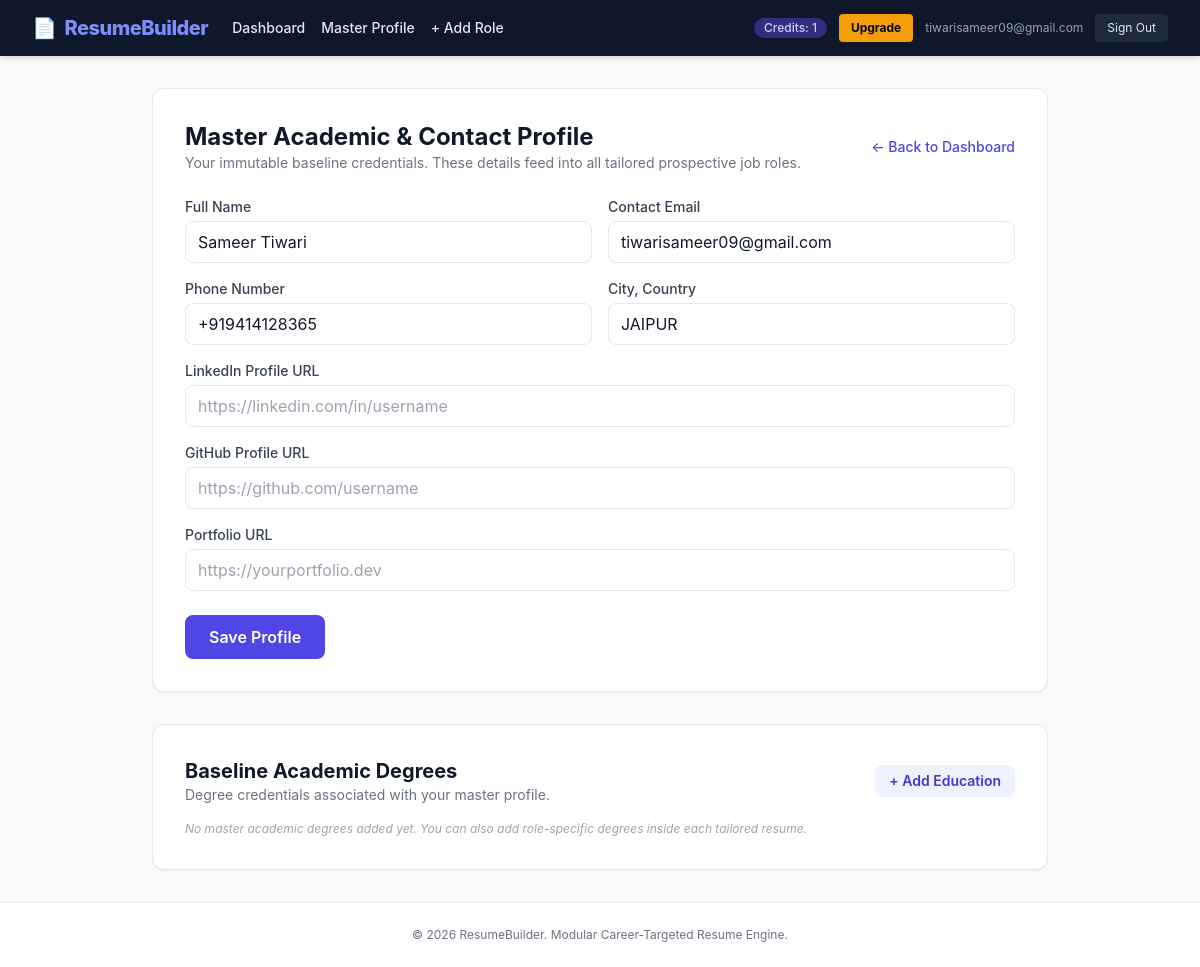
The app's page /profile/ (signed in) with its own data.
### app/models/user.py (models this page shows, shortened)
class User(UserMixin, db.Model):
    __tablename__ = "users"
    id = db.Column(db.Integer, primary_key=True)
    email = db.Column(db.String(120), unique=True, nullable=False, index=True)
    password_hash = db.Column(db.String(256), nullable=False)
    is_active = db.Column(db.Boolean, default=True)
    download_credits = db.Column(db.Integer, default=0)
    has_paid_access = db.Column(db.Boolean, default=False)
    created_at = db.Column(db.DateTime, default=datetime.utcnow)
    profile = db.relationship("MasterProfile", backref="user", uselist=False, cascade="all, delete-orphan")
    resumes = db.relationship("JobRoleResume", backref="user", cascade="all, delete-orphan")
    payments = db.relationship("Payment", backref="user", cascade="all, delete-orphan")
    @property
    def is_premium(self):
        return self.has_paid_access

### app/models/profile.py (models this page shows)
class MasterProfile(db.Model):
    __tablename__ = "master_profiles"
    id = db.Column(db.Integer, primary_key=True)
    user_id = db.Column(db.Integer, db.ForeignKey("users.id"), nullable=False, unique=True)
    full_name = db.Column(db.String(100), nullable=False)
    email = db.Column(db.String(120), nullable=False)
    phone = db.Column(db.String(20), nullable=True)
    location = db.Column(db.String(100), nullable=True)
    linkedin_url = db.Column(db.String(255), nullable=True)
    github_url = db.Column(db.String(255), nullable=True)
    portfolio_url = db.Column(db.String(255), nullable=True)
    educations = db.relationship("Education", backref="master_profile", cascade="all, delete-orphan", foreign_keys="Education.profile_id")

### app/routes/profile.py (the view)
@profile_bp.route("/")
@login_required
def view_profile():
    profile = current_user.profile
    if not profile:
        return redirect(url_for("profile.edit_profile"))
    return render_template("dashboard/edit_profile.html", profile=profile, form=BaseProfileForm(obj=profile))

### app/forms.py
class BaseProfileForm(FlaskForm):
    full_name = StringField("Full Name", validators=[DataRequired(), Length(max=100)])
    email = StringField("Contact Email", validators=[DataRequired(), Email()])
    phone = StringField("Phone Number", validators=[Optional(), Length(max=20)])
    location = StringField("City, Country", validators=[Optional(), Length(max=100)])
    linkedin_url = StringField("LinkedIn Profile URL", validators=[Optional()])
    github_url = StringField("GitHub Profile URL", validators=[Optional()])
    portfolio_url = StringField("Portfolio URL", validators=[Optional()])
    submit = SubmitField("Save Profile")

### app/models/__init__.py (called while the page is built)
@login_manager.user_loader
def load_user(user_id):
    return User.query.get(int(user_id))

### app/templates/dashboard/edit_profile.html (shortened to what this page needs)
{% extends "base.html" %}
{% block content %}
<div class="max-w-4xl mx-auto space-y-8">
    <div class="bg-white p-8 border rounded-xl shadow-sm">
        <div class="flex justify-between items-center mb-6">
            <div>
                <h1 class="text-2xl font-bold text-gray-900">Master Academic & Contact Profile</h1>
                <p class="text-gray-500 text-sm">Your immutable baseline credentials. These details feed into all tailored prospective job roles.</p>
            </div>
            <a href="{{ url_for('dashboard.index') }}" class="text-sm text-indigo-600 hover:text-indigo-800 font-medium">← Back to Dashboard</a>
        </div>
        <form method="POST" action="{{ url_for('profile.edit_profile') }}">
            <div class="grid grid-cols-1 md:grid-cols-2 gap-4 mb-4">
                <div>
                    {{ form.full_name.label(class="block text-sm font-medium text-gray-700 mb-1") }}
                    {{ form.full_name(class="w-full px-3 py-2 border rounded-lg focus:ring-2 focus:ring-indigo-500 focus:outline-none") }}
                </div>
                <div>
                    {{ form.email.label(class="block text-sm font-medium text-gray-700 mb-1") }}
                    {{ form.email(class="w-full px-3 py-2 border rounded-lg focus:ring-2 focus:ring-indigo-500 focus:outline-none") }}
                </div>
            </div>
            <div class="grid grid-cols-1 md:grid-cols-2 gap-4 mb-4">
                <div>
                    {{ form.phone.label(class="block text-sm font-medium text-gray-700 mb-1") }}
                    {{ form.phone(class="w-full px-3 py-2 border rounded-lg focus:ring-2 focus:ring-indigo-500 focus:outline-none", placeholder="+1 (555) 000-0000") }}
                </div>
                <div>
                    {{ form.location.label(class="block text-sm font-medium text-gray-700 mb-1") }}
                    {{ form.location(class="w-full px-3 py-2 border rounded-lg focus:ring-2 focus:ring-indigo-500 focus:outline-none", placeholder="San Francisco, CA") }}
                </div>
            </div>
            <div class="mb-4">
                {{ form.linkedin_url.label(class="block text-sm font-medium text-gray-700 mb-1") }}
                {{ form.linkedin_url(class="w-full px-3 py-2 border rounded-lg focus:ring-2 focus:ring-indigo-500 focus:outline-none", placeholder="https://linkedin.com/in/username") }}
            </div>
            <div class="mb-4">
                {{ form.github_url.label(class="block text-sm font-medium text-gray-700 mb-1") }}
                {{ form.github_url(class="w-full px-3 py-2 border rounded-lg focus:ring-2 focus:ring-indigo-500 focus:outline-none", placeholder="https://github.com/username") }}
            </div>
            <div class="mb-6">
                {{ form.portfolio_url.label(class="block text-sm font-medium text-gray-700 mb-1") }}
                {{ form.portfolio_url(class="w-full px-3 py-2 border rounded-lg focus:ring-2 focus:ring-indigo-500 focus:outline-none", placeholder="https://yourportfolio.dev") }}
            </div>
            {{ form.submit(class="bg-indigo-600 text-white px-6 py-2.5 rounded-lg font-semibold cursor-pointer hover:bg-indigo-700 transition") }}
        </form>
    </div>
    <div class="bg-white p-8 border rounded-xl shadow-sm">
        <div class="flex justify-between items-center mb-4">
            <div>
                <h2 class="text-xl font-bold text-gray-900">Baseline Academic Degrees</h2>
                <p class="text-sm text-gray-500">Degree credentials associated with your master profile.</p>
            </div>
            <a href="{{ url_for('profile.add_master_education') }}" class="bg-indigo-50 text-indigo-700 hover:bg-indigo-100 px-3.5 py-1.5 rounded-lg text-sm font-semibold transition">+ Add Education</a>
        </div>
        <div class="space-y-3 mt-4">
            {% if profile and profile.educations %}
                {% for edu in profile.educations %}
                <div class="p-4 bg-gray-50 rounded-lg border border-gray-200 flex justify-between items-center">
                    <div>
                        <h3 class="font-bold text-gray-800 text-sm">{{ edu.degree }}{% if edu.field_of_study %} in {{ edu.field_of_study }}{% endif %}</h3>
                        <p class="text-xs text-gray-600">{{ edu.institution }} • Class of {{ edu.graduation_year }} {% if edu.gpa %}• GPA: {{ edu.gpa }}{% endif %}</p>
                    </div>
                </div>
                {% endfor %}
            {% else %}
                <p class="text-xs text-gray-400 italic">No master academic degrees added yet. You can also add role-specific degrees inside each tailored resume.</p>
            {% endif %}
        </div>
    </div>
</div>
{% endblock %}

### app/templates/base.html (shortened to what this page needs)
<!DOCTYPE html>
<html lang="en">
<head>
  <script src="https://cdn.tailwindcss.com"></script>
  <link rel="stylesheet" href="{{ url_for('static', filename='css/app.css') }}">
</head>
<body class="bg-gray-50 text-gray-900 min-h-screen flex flex-col antialiased">
  <nav class="bg-slate-900 text-white shadow-md sticky top-0 z-50">
    <div class="max-w-7xl mx-auto px-4 sm:px-6 lg:px-8 py-3.5 flex justify-between items-center">
      <div class="flex items-center space-x-6">
        <a href="{{ url_for('dashboard.index') }}" class="font-extrabold text-xl tracking-tight text-indigo-400 flex items-center space-x-2">
          <span>📄</span>
          <span>ResumeBuilder</span>
        </a>
        {% if current_user.is_authenticated %}
          <div class="hidden md:flex space-x-4 text-sm font-medium">
            <a href="{{ url_for('dashboard.index') }}" class="text-slate-200 hover:text-white transition">Dashboard</a>
            <a href="{{ url_for('profile.edit_profile') }}" class="text-slate-200 hover:text-white transition">Master Profile</a>
            <a href="{{ url_for('roles.create_role') }}" class="text-slate-200 hover:text-white transition">+ Add Role</a>
          </div>
        {% endif %}
      </div>
      <div class="space-x-3 flex items-center">
        {% if current_user.is_authenticated %}
          {% if current_user.has_paid_access %}
            <span class="inline-flex items-center px-2.5 py-0.5 rounded-full text-xs font-bold bg-amber-400 text-amber-950 shadow-sm">
              ★ Pro Lifetime
            </span>
          {% else %}
            <a href="{{ url_for('billing.paywall') }}" class="inline-flex items-center px-2.5 py-0.5 rounded-full text-xs font-medium bg-indigo-900 text-indigo-200 hover:bg-indigo-800 transition">
              Credits: {{ current_user.download_credits }}
            </a>
            <a href="{{ url_for('billing.paywall') }}" class="bg-amber-500 hover:bg-amber-400 text-slate-950 font-bold px-3 py-1.5 rounded text-xs transition">
              Upgrade
            </a>
          {% endif %}
          <span class="text-xs text-slate-400 hidden sm:inline">{{ current_user.email }}</span>
          <a href="{{ url_for('auth.logout') }}" class="bg-slate-800 hover:bg-slate-700 text-slate-200 px-3 py-1.5 rounded text-xs transition">Sign Out</a>
        {% else %}
          <a href="{{ url_for('auth.login') }}" class="text-slate-200 hover:text-white text-sm font-medium transition">Sign In</a>
          <a href="{{ url_for('auth.register') }}" class="bg-indigo-600 hover:bg-indigo-500 text-white px-3.5 py-1.5 rounded text-sm font-medium shadow-sm transition">Get Started</a>
        {% endif %}
      </div>
    </div>
  </nav>
  <main class="flex-grow max-w-7xl mx-auto px-4 sm:px-6 lg:px-8 py-8 w-full">
    {% block content %}{% endblock %}
  </main>
  <footer class="bg-white border-t border-gray-200 py-6 text-center text-xs text-gray-500 mt-auto">
    <div class="max-w-7xl mx-auto px-4">
      <p>&copy; 2026 ResumeBuilder. Modular Career-Targeted Resume Engine.</p>
    </div>
  </footer>
</body>
</html>

### app/static/css/app.css (style rules this page uses)
:root { --primary-color: #4f46e5; --primary-hover: #4338ca; }
body { font-family: -apple-system, BlinkMacSystemFont, "Segoe UI", Roboto, "Helvetica Neue", Arial, sans-serif; color: #1f2937; }

### records on screen
User: download_credits "1", email "tiwarisameer09@gmail.com"
MasterProfile: full_name "Sameer Tiwari", email "tiwarisameer09@gmail.com", phone "+919414128365", location "JAIPUR"
